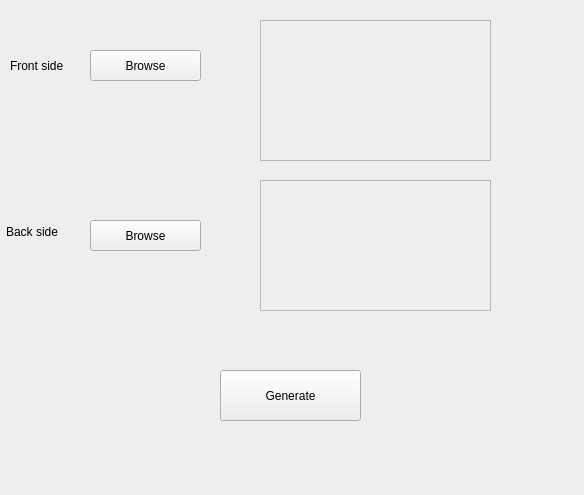
<?xml version="1.0" encoding="UTF-8"?>
<ui version="4.0">
 <class>label1</class>
 <widget class="QMainWindow" name="label1">
  <property name="geometry">
   <rect>
    <x>0</x>
    <y>0</y>
    <width>584</width>
    <height>495</height>
   </rect>
  </property>
  <property name="windowTitle">
   <string>Card Reader</string>
  </property>
  <property name="layoutDirection">
   <enum>Qt::LeftToRight</enum>
  </property>
  <property name="autoFillBackground">
   <bool>false</bool>
  </property>
  <property name="styleSheet">
   <string notr="true">background-color: rgb(238, 238, 238);</string>
  </property>
  <widget class="QWidget" name="centralwidget">
   <widget class="QPushButton" name="front_btn">
    <property name="geometry">
     <rect>
      <x>90</x>
      <y>50</y>
      <width>111</width>
      <height>31</height>
     </rect>
    </property>
    <property name="text">
     <string>Browse</string>
    </property>
   </widget>
   <widget class="QLabel" name="label">
    <property name="geometry">
     <rect>
      <x>10</x>
      <y>50</y>
      <width>71</width>
      <height>31</height>
     </rect>
    </property>
    <property name="text">
     <string>Front side</string>
    </property>
   </widget>
   <widget class="QLabel" name="label_2">
    <property name="geometry">
     <rect>
      <x>6</x>
      <y>216</y>
      <width>81</width>
      <height>31</height>
     </rect>
    </property>
    <property name="text">
     <string>Back side</string>
    </property>
   </widget>
   <widget class="QPushButton" name="back_btn">
    <property name="geometry">
     <rect>
      <x>90</x>
      <y>220</y>
      <width>111</width>
      <height>31</height>
     </rect>
    </property>
    <property name="text">
     <string>Browse</string>
    </property>
   </widget>
   <widget class="QPushButton" name="generate_btn">
    <property name="geometry">
     <rect>
      <x>220</x>
      <y>370</y>
      <width>141</width>
      <height>51</height>
     </rect>
    </property>
    <property name="text">
     <string>Generate</string>
    </property>
   </widget>
   <widget class="QLabel" name="label_imgf">
    <property name="geometry">
     <rect>
      <x>260</x>
      <y>20</y>
      <width>231</width>
      <height>141</height>
     </rect>
    </property>
    <property name="font">
     <font>
      <pointsize>10</pointsize>
      <underline>true</underline>
     </font>
    </property>
    <property name="frameShape">
     <enum>QFrame::StyledPanel</enum>
    </property>
    <property name="text">
     <string/>
    </property>
   </widget>
   <widget class="QLabel" name="label_imgb">
    <property name="geometry">
     <rect>
      <x>260</x>
      <y>180</y>
      <width>231</width>
      <height>131</height>
     </rect>
    </property>
    <property name="frameShape">
     <enum>QFrame::StyledPanel</enum>
    </property>
    <property name="text">
     <string/>
    </property>
   </widget>
  </widget>
  <widget class="QMenuBar" name="menubar">
   <property name="geometry">
    <rect>
     <x>0</x>
     <y>0</y>
     <width>584</width>
     <height>23</height>
    </rect>
   </property>
  </widget>
  <widget class="QStatusBar" name="statusbar"/>
 </widget>
 <resources/>
 <connections/>
</ui>
